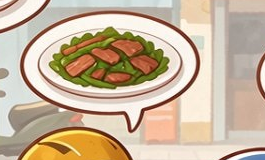
#> input picture Restaurant_Visual_Reference/RiderYBubblePilot_V1/original_bubble_crop.png, 265 x 160 px, found by its file name
$ python analyze_bottom.py
#> lines starting #> are read from the running program, lines starting #| are printed output that depends on the picture; after the words box and inside, x2 and y2 are one past the last pixel; in counts of white or black regions, pixels touching at a corner belong together
"""RiderY Material_Revision_01: read-only analysis of bottom inner-rim residue.

Loads the preserved original crop and the current 7aa672cf candidate from the
published pilot, then reports the color/geometry of the bottom arc region so
plate residue can be separated from the natural inner shadow and the dark
brown bubble outline. No files are overwritten here.
"""
import sys, os, json
sys.path.insert(0, r'C:/Users/Administrator/WorkBuddy/2026-11-23-00-25-17/.pylibs')
import numpy as np
from PIL import Image, ImageDraw, ImageFont

PILOT = r'C:/Users/Administrator/WorkBuddy/cooking-review-publish/Restaurant_Visual_Reference/RiderYBubblePilot_V1'
OUT = os.path.join(PILOT, 'Material_Revision_01')
CX, CY, CW, CH = 795, 340, 265, 160

orig = np.asarray(Image.open(os.path.join(PILOT, 'original_bubble_crop.png')).convert('RGB')).astype(np.int16)
cand = np.asarray(Image.open(os.path.join(PILOT, 'bubble_riderY_clean_candidate.png')).convert('RGB')).astype(np.int16)
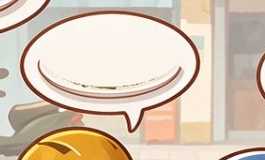
#> input picture Restaurant_Visual_Reference/RiderYBubblePilot_V1/bubble_riderY_clean_candidate.png, 265 x 160 px, found by its file name
H, W, _ = orig.shape
#> H = 160; W = 265
yy, xx = np.mgrid[0:H, 0:W]
gx, gy = xx + CX, yy + CY

def dark_stroke(a):
    R, G, B = a[:,:,0], a[:,:,1], a[:,:,2]
    return (R < 170) & (G < 125) & (B < 100) & ((R-G) > 14) & ((G-B) > 4)

def greenish(a):
    R, G, B = a[:,:,0], a[:,:,1], a[:,:,2]
    return (G >= R - 6) & (G > B + 12) & (G > 95) & (B < 190)

dark_o, dark_c = dark_stroke(orig), dark_stroke(cand)
#> in dark_stroke, `return (R < 170) & (G < 125) & (B < 100) & ((R-G) > 14) & ((G-B) > 4)`:
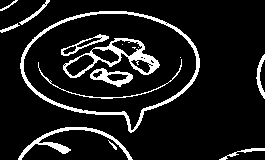
#> returned value: shape (160, 265) bool; 10.5% white; 16 white regions (4 under 20 px), largest, box (x1, y1, x2, y2) and area: (20, 11, 200, 133) 1543, (63, 38, 160, 78) 939, (18, 127, 133, 160) 639
#> in dark_stroke (call 2), `R, G, B = a[:,:,0], a[:,:,1], a[:,:,2]`:
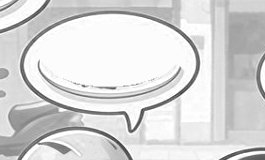
#> R: shape (160, 265) int16; min 56, max 255, mean 216
#> in dark_stroke (call 2), `R, G, B = a[:,:,0], a[:,:,1], a[:,:,2]`:
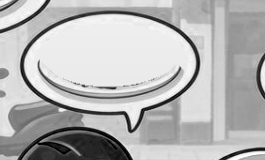
#> B: shape (160, 265) int16; min 0, max 255, mean 180.8
#> in dark_stroke (call 2), `return (R < 170) & (G < 125) & (B < 100) & ((R-G) > 14) & ((G-B) > 4)`: returned value: shape (160, 265) bool; 6.9% white; 9 white regions, largest, box (x1, y1, x2, y2) and area: (20, 11, 200, 133) 1543, (18, 127, 133, 160) 639, (38, 62, 181, 99) 227
grn_o, grn_c = greenish(orig), greenish(cand)
#> in greenish, `return (G >= R - 6) & (G > B + 12) & (G > 95) & (B < 190)`: returned value: shape (160, 265) bool; 5.6% white; 42 white regions (34 under 20 px), largest, box (x1, y1, x2, y2) and area: (48, 26, 170, 90) 1474, (23, 116, 61, 141) 216, (111, 60, 137, 74) 159
#> in greenish (call 2), `return (G >= R - 6) & (G > B + 12) & (G > 95) & (B < 190)`:
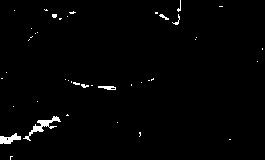
#> returned value: shape (160, 265) bool; 1.4% white; 42 white regions (36 under 20 px), largest, box (x1, y1, x2, y2) and area: (23, 116, 61, 141) 216, (0, 133, 21, 144) 132, (98, 86, 116, 90) 51, (159, 14, 169, 20) 26, (172, 14, 180, 25) 24, (81, 84, 89, 88) 21

# Region requested by the reviewer, in bg coords: x 850..960, y 423..427.
rx = (gx >= 840) & (gx <= 970)
ry = (gy >= 416) & (gy <= 440)
region = rx & ry

report = {'crop': [CX, CY, CW, CH], 'rows': []}
for ybg in range(416, 441):
    row = (gy == ybg)
    sel = row & rx
    if not sel.any():
        continue
    o, c = orig[sel], cand[sel]
    report['rows'].append({
        'bg_y': ybg,
        'orig_dark': int(dark_o[sel].sum()),
        'cand_dark': int(dark_c[sel].sum()),
        'orig_green': int(grn_o[sel].sum()),
        'cand_green': int(grn_c[sel].sum()),
        'orig_median': np.median(o, axis=0).astype(int).tolist(),
        'cand_median': np.median(c, axis=0).astype(int).tolist(),
    })

# Stroke boundary along the bottom: first dark pixel scanning up from y=445 at
# each x, both for original and candidate, to confirm stroke is untouched.
stroke_profile = []
for xbg in range(845, 966, 5):
    col = (gx == xbg)
    ys_o = np.where(col & dark_o & (gy >= 420) & (gy <= 445))[0]
    ys_c = np.where(col & dark_c & (gy >= 420) & (gy <= 445))[0]
    stroke_profile.append({
        'bg_x': xbg,
        'orig_stroke_top_y': int(gy[ys_o].min()) if len(ys_o) else None,
        'cand_stroke_top_y': int(gy[ys_c].min()) if len(ys_c) else None,
    })
#> this loop made 25 passes
#> ys_c on passes 1, 2, 3, 4, 6, 9, 20, 22, 23, 24, 25: [80, 82, 83, 99, 100, 101, 102], [85, 86, 102, 103, 104], [88, 104, 105], [90, 105], [93, 94], [96, 97], [92, 93], [89, 105], [86, 87, 103, 104, 105], [84, 100, 101, 102, 103], [80, 81, 98, 99, 100, 101]
#> (ys_o, ys_c) on passes 5, 7, 8, 10, 11, 14: ([92], [92]), ([95], [95]), ([96], [96]), ([97], [97]), ([97], [97]), ([81, 82, 83, 84, 97], [97])
#> after the loop, stroke_profile = 25 items
report['stroke_profile'] = stroke_profile

# Sample exact RGB triples across a vertical cut at x=905 (bottom center) and
# x=880, where the residue arc is strongest.
cuts = {}
for xbg in (865, 880, 895, 905, 920, 940):
    col = (gx == xbg)
    cuts[str(xbg)] = []
    for ybg in range(420, 442):
        s = col & (gy == ybg)
        cuts[str(xbg)].append({
            'y': ybg,
            'o': orig[s][0].tolist(),
            'c': cand[s][0].tolist(),
        })
#> after the loop, cuts = 6 items
report['vertical_cuts'] = cuts

with open(os.path.join(OUT, 'bottom_analysis.json'), 'w', encoding='utf-8') as f:
    json.dump(report, f, ensure_ascii=False, indent=2)

# Build an annotated 8x zoom with bg coordinate grid for visual review.
def zoom_annotated(a, title):
    x0, x1, y0, y1 = 840, 970, 416, 442  # bg coords
    crop = a[y0-CY:y1-CY, x0-CX:x1-CX]
    sc = 8
    im = Image.fromarray(crop.astype(np.uint8)).resize(((x1-x0)*sc, (y1-y0)*sc), Image.NEAREST)
    d = ImageDraw.Draw(im)
    for xbg in range(x0, x1+1, 5):
        px = (xbg-x0)*sc
        d.line([(px,0),(px,im.height)], fill=(255,0,255), width=1)
        if xbg % 10 == 0:
            d.text((px+2,2), str(xbg), fill=(180,0,180))
    for ybg in range(y0, y1+1, 2):
        py = (ybg-y0)*sc
        d.line([(0,py),(im.width,py)], fill=(0,140,255), width=1)
        d.text((2,py+2), str(ybg), fill=(0,90,180))
    im.save(os.path.join(OUT, title))

zoom_annotated(orig, 'orig_bottom_annotated_8x.png')
#> in zoom_annotated, `im.save(os.path.join(OUT, title))`:
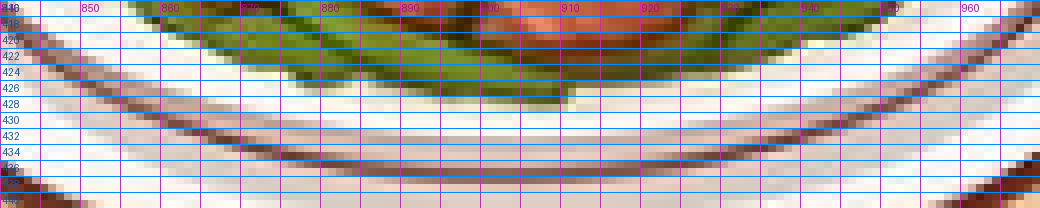
#> saved as orig_bottom_annotated_8x.png: PIL image 1040x208 RGB; mean R, G, B 181.3, 166.9, 157.7
zoom_annotated(cand, 'candidate_bottom_annotated_8x.png')
#> call 2 of zoom_annotated, with title = 'candidate_bottom_annotated_8x.png'
#> in zoom_annotated (call 2), `im.save(os.path.join(OUT, title))`:
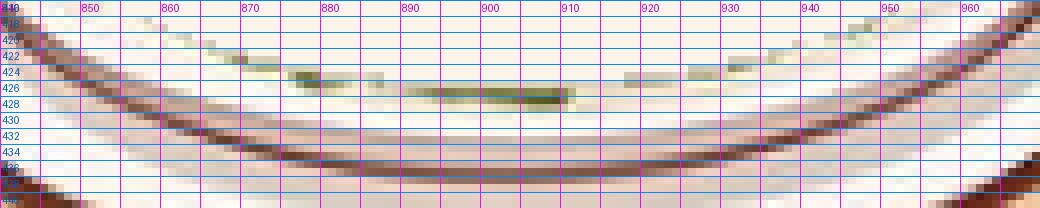
#> saved as candidate_bottom_annotated_8x.png: PIL image 1040x208 RGB; mean R, G, B 210.2, 197.7, 200.4

print(json.dumps({
    'rows_selected': report['rows'],
    'stroke_profile': stroke_profile,
}, ensure_ascii=False, indent=2))
#> (printed output is left out)
